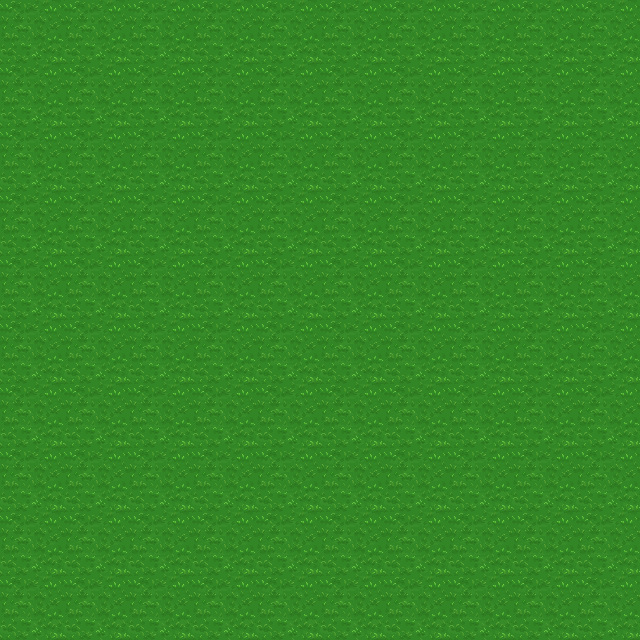

A level layout from a 2D game, rendered from its tile map. Below: a short description, then the map file with tile-grid data replaced by summaries:
An orthogonal 40x40 tile map with 16x16 px tiles, 3 tile layers (ground, wall, tree).

<map version="1.10" tiledversion="1.10.2" orientation="orthogonal" renderorder="right-down" width="40" height="40" tilewidth="16" tileheight="16" infinite="0" nextlayerid="4" nextobjectid="1">
 <tileset firstgid="1" source="grasslv2.tsx" />
 <layer id="1" name="ground" width="40" height="40">
  <properties>
   <property name="unity:SortingLayer" value="Ground" />
   <property name="unity:layer" value="Ground" />
  </properties>
  <data>[1600 cells, 1600 non-empty, 16 distinct tile ids]</data>
 </layer>
 <layer id="2" name="wall" width="40" height="40">
  <properties>
   <property name="unity:ignore" value="Visual" />
   <property name="unity:layer" value="Obstacles" />
  </properties>
  <data>[1600 cells, 0 non-empty, 0 distinct tile ids]</data>
 </layer>
 <layer id="3" name="tree" width="40" height="40">
  <properties>
   <property name="unity:SortingLayer" value="Foreground" />
   <property name="unity:layer" value="Obstacles" />
  </properties>
  <data>[1600 cells, 0 non-empty, 0 distinct tile ids]</data>
 </layer>
</map>
